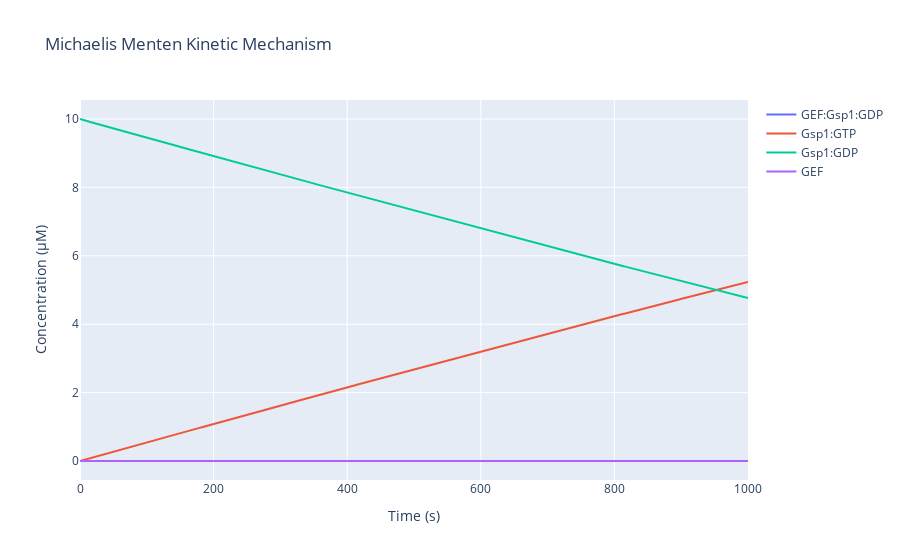

Notebook code cell kept with this figure:
### Code cell
import sys
sys.path.insert(0, '../')
import numpy as np
from kinetics_simulator.guis import ProgressCurveGUI, Slider
from kinetics_simulator.chemicalkinetics import ChemicalReactionNetwork

# define a reaction dictionary for reactions modeled with mass action kinetics
# a reversible reaction may be defined with a "<->" character
# the forward rate constant of a given reaction must be provided first in the ordered dictionary
reaction_dict = {
    'Gsp1:GDP + GEF <-> GEF:Gsp1:GDP': {'model': 'mass-action', 'rate-constants': [100 ,100], 'rate-constant-names': ['kon', 'koff']}, # binding of substrate to enzyme
    'GEF:Gsp1:GDP -> Gsp1:GTP + GEF': {'model': 'mass-action', 'rate-constants': 3, 'rate-constant-names': 'kchem'} # chemical step
}

# define an initial state for the system
# if an initial value for a specie is not given, the code assigns it as zero
initial_values = {'Gsp1:GDP': 10, 'GEF': 0.002}
reaction_network = ChemicalReactionNetwork(initial_values, reaction_dict, time=np.linspace(0,1000,1000))

# define a set of sliders for rate constants and specie concentrations
# see the definition of the Slider class in ./kinetics_simulator/guis.py
# for a description of args and kwargs
# sliders = [
#     Slider('kon', min=-6, max=6, stepsize=1), 
#     Slider('koff', min=-6, max=6, stepsize=1),
#     Slider('kchem', min=-6, max=6, stepsize=1),
#     Slider('Gsp1:GDP', min=-6, max=6, stepsize=1),
#     Slider('GEF', min=-6, max=6, stepsize=1),
#     ]

# set multithread to True for parallel computing
figure = ProgressCurveGUI(reaction_network, multithread=True, title='Michaelis Menten Kinetic Mechanism')
figure.fig
# figure.interactive()

### Figure 1 — Plotly figure (JSON) as saved in the notebook; plotly's stock layout.template omitted (floating-point values rounded to 4 significant figures; data arrays with more than 128 entries replaced by an {"elided": "..."} marker saying what was removed)
{"data": [{"name": "GEF:Gsp1:GDP", "type": "scatter", "uid": "6af72c89-de9e-44be-9667-ad85b4c1d1ef", "x": {"elided": "1000 float values"}, "y": {"elided": "1000 float values"}}, {"name": "Gsp1:GTP", "type": "scatter", "uid": "9b0aafcc-8cb3-4237-beca-a44f514355f5", "x": {"elided": "1000 float values"}, "y": {"elided": "1000 float values"}}, {"name": "Gsp1:GDP", "type": "scatter", "uid": "d505e970-cd1a-4872-b50e-def68bc88803", "x": {"elided": "1000 float values"}, "y": {"elided": "1000 float values"}}, {"name": "GEF", "type": "scatter", "uid": "3ac0ad1c-f696-4bf9-afe0-1ee450887028", "x": {"elided": "1000 float values"}, "y": {"elided": "1000 float values"}}], "layout": {"title": {"text": "Michaelis Menten Kinetic Mechanism"}, "xaxis": {"title": {"text": "Time (s)"}}, "yaxis": {"title": {"text": "Concentration (µM)"}}}}
